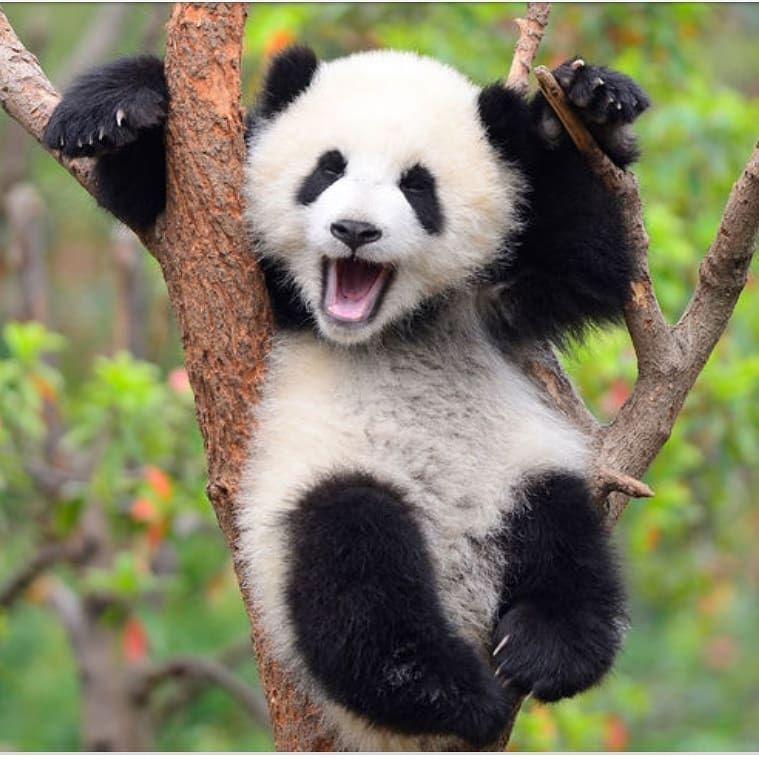
#> input picture forPlay/miniOpenCVC/panda.jpg, 759 x 759 px
$ python splits.py
#> lines starting #> are read from the running program, lines starting #| are printed output that depends on the picture
import cv2
import numpy as np

img = cv2.imread("panda.jpg")
#> img is the input picture: shape (759, 759, 3); mean B, G, R 99.3, 125.1, 126.9
gris= cv2.cvtColor(img,cv2.COLOR_BGR2GRAY)

b,g,r = cv2.split(img)
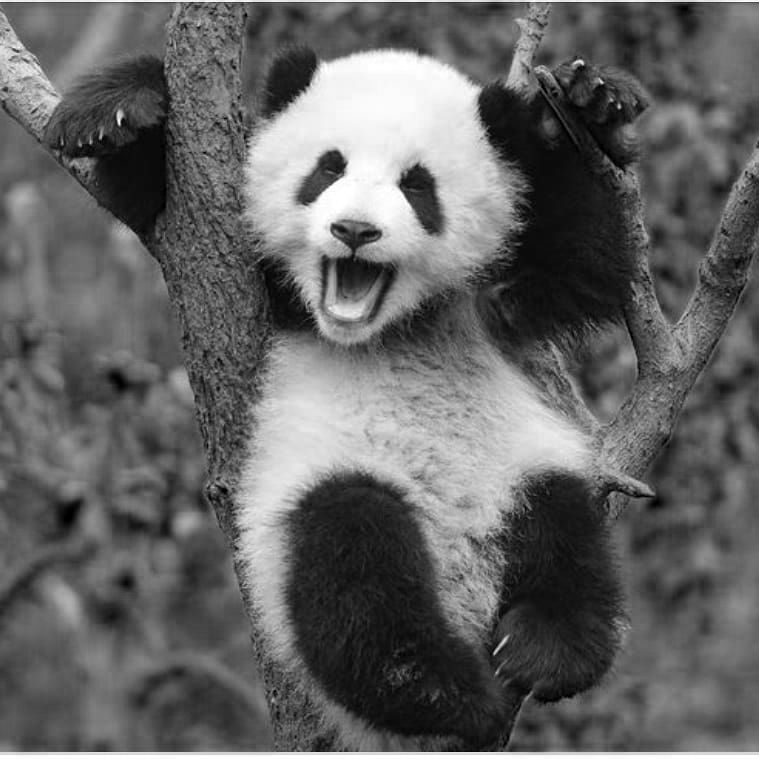
#> b: shape (759, 759); min 0, max 255, mean 99.3
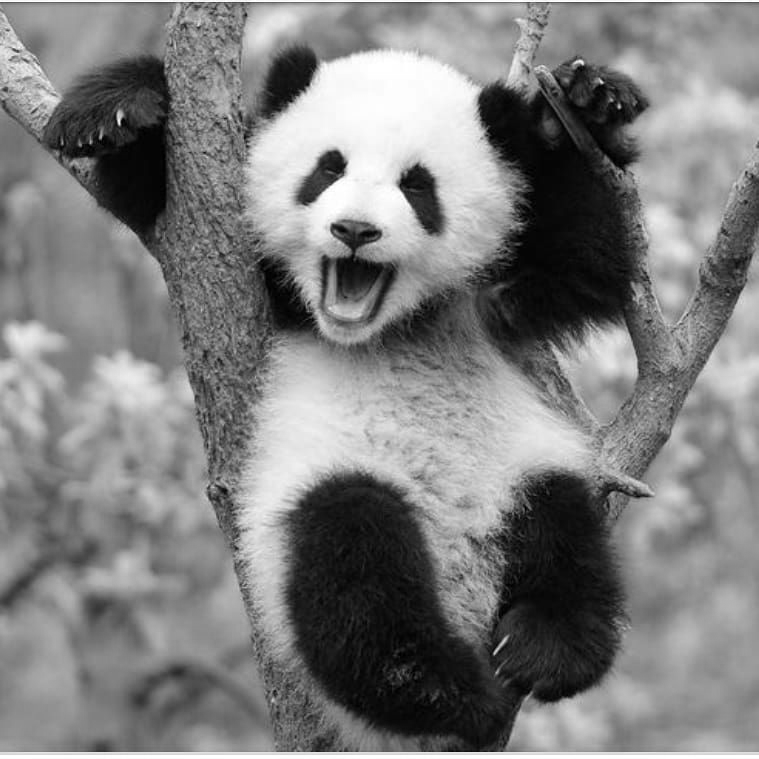
#> g: shape (759, 759); min 0, max 255, mean 125.1
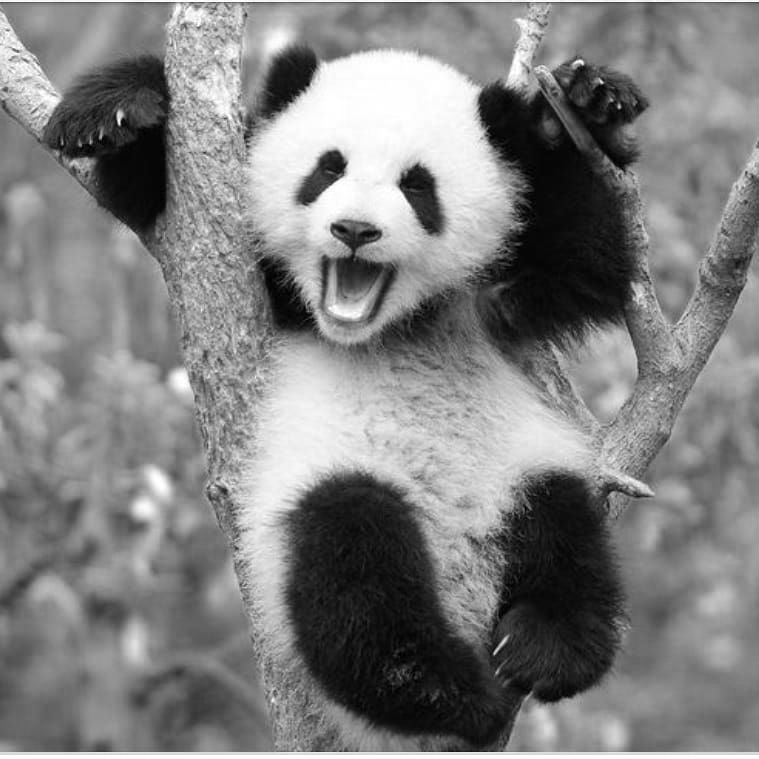
#> r: shape (759, 759); min 0, max 255, mean 126.9
blue = (img * (1,0,0)).astype(np.uint8)
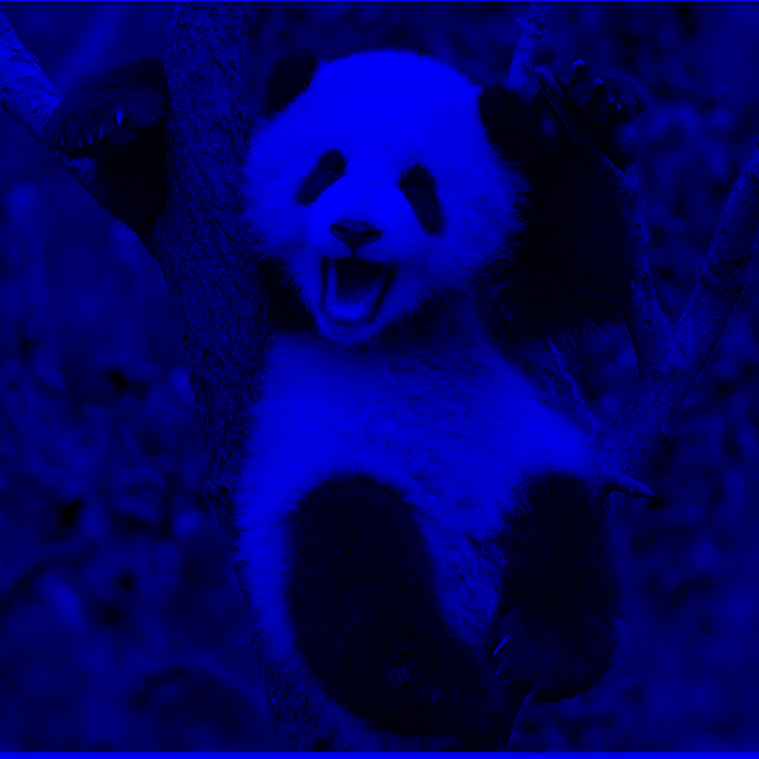
#> blue: shape (759, 759, 3); mean B, G, R 99.3, 0, 0
green = (img * (0,1,0)).astype(np.uint8)
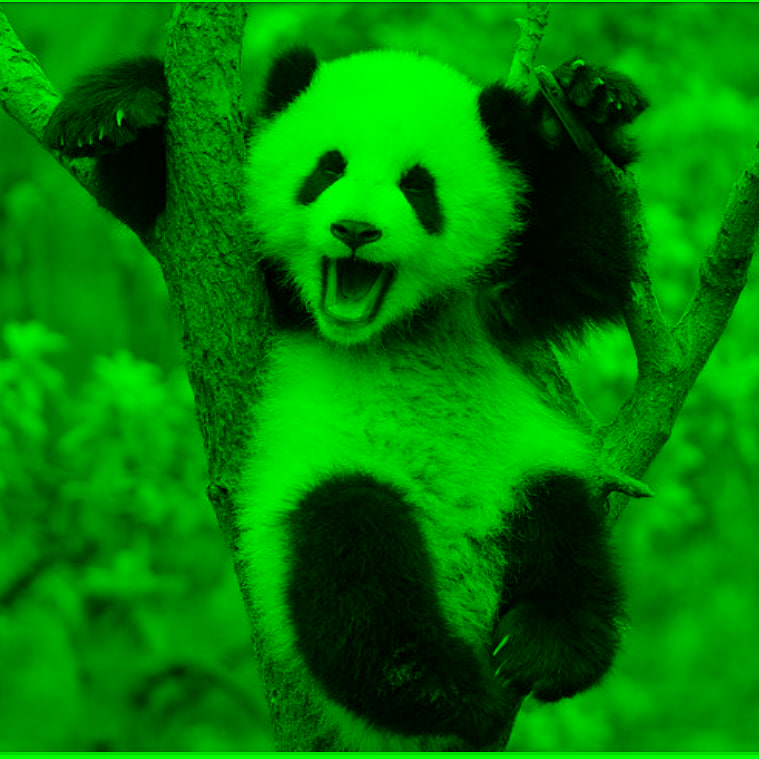
#> green: shape (759, 759, 3); mean B, G, R 0, 125.1, 0
red = (img * (0,0,1)).astype(np.uint8)
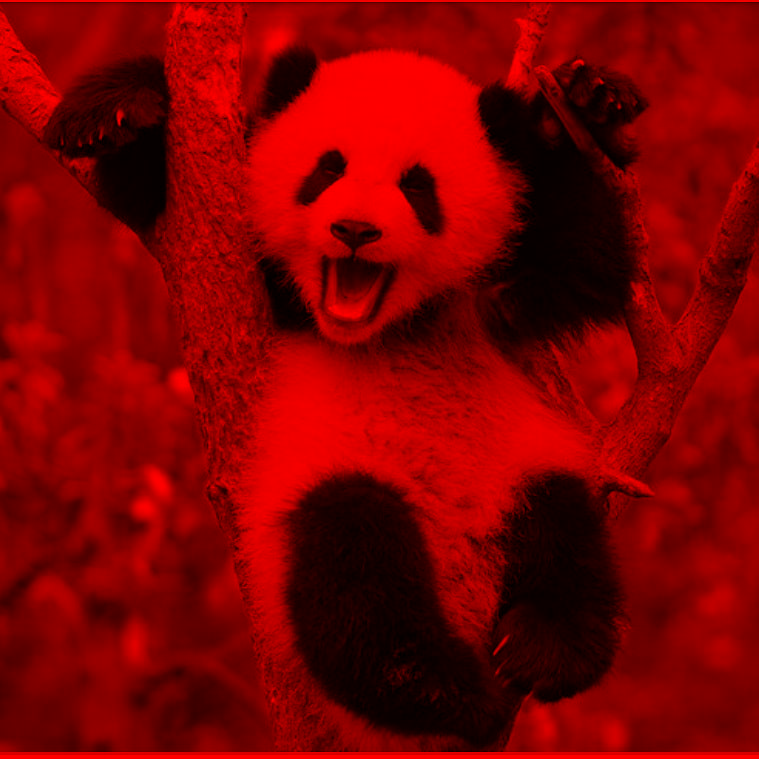
#> red: shape (759, 759, 3); mean B, G, R 0, 0, 126.9
azurojo = (img * (1,0.1,0.45)).astype(np.uint8)
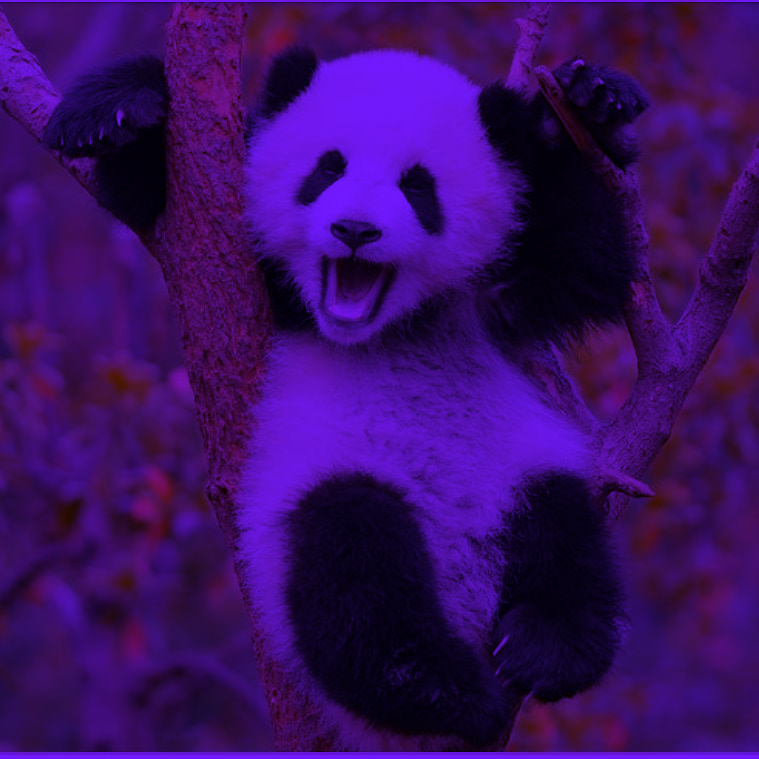
#> azurojo: shape (759, 759, 3); mean B, G, R 99.3, 12.1, 56.6
azure = cv2.merge((b,g,r,gris))

cv2.imshow("blue",blue)
cv2.imshow("green",green)
cv2.imshow("red",red)
cv2.imshow("Axur",azure)

cv2.imwrite("azure.png",azure)
cv2.waitKey(0)
